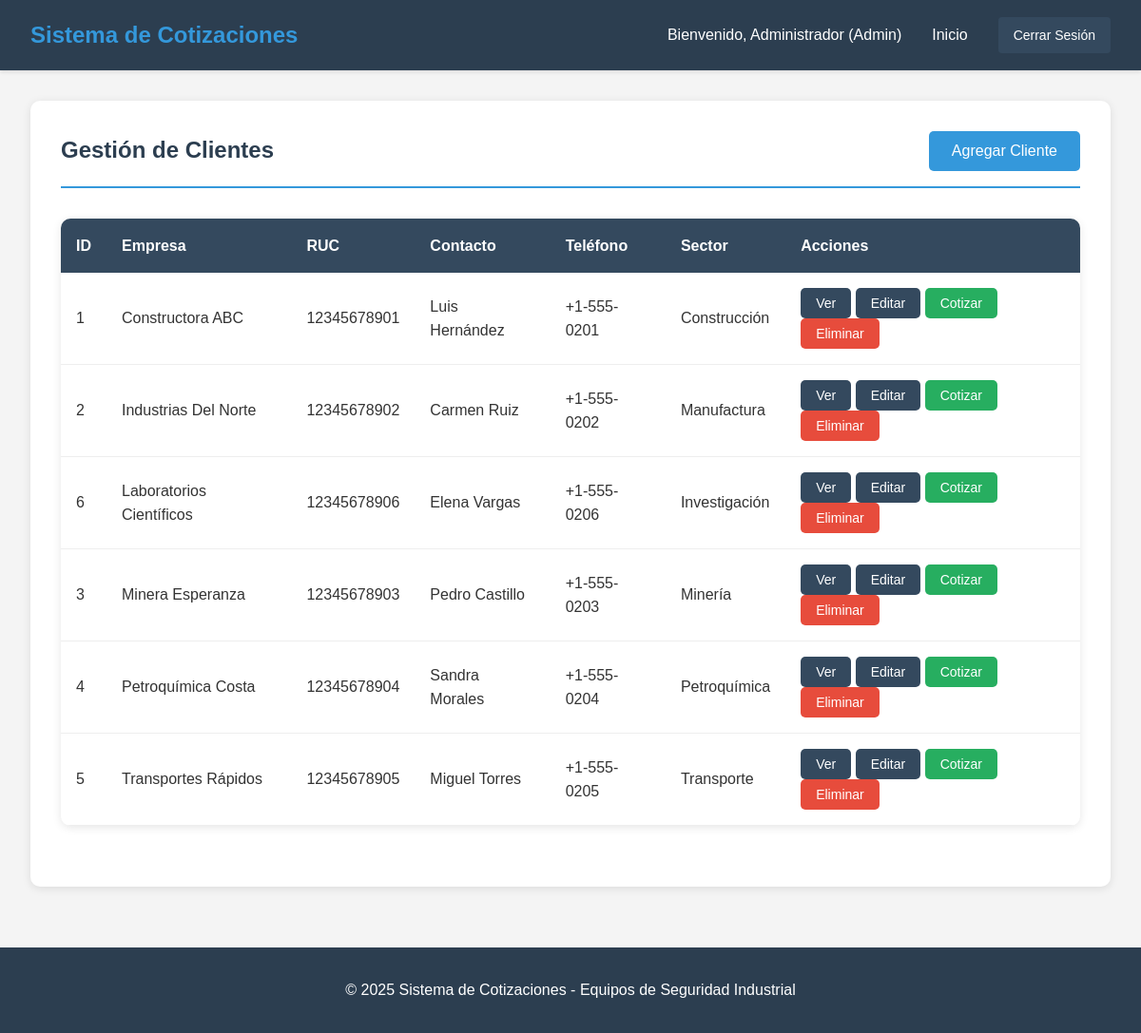
/clientes.php (signed in), run on the app's committed database.
### tables this page shows
CREATE TABLE clientes (
    id INT AUTO_INCREMENT PRIMARY KEY,
    nombre VARCHAR(200) NOT NULL,
    ruc VARCHAR(11),
    contacto VARCHAR(100),
    telefono VARCHAR(20),
    email VARCHAR(100),
    direccion TEXT,
    sector VARCHAR(100),
    activo BOOLEAN DEFAULT TRUE,
    fecha_creacion TIMESTAMP DEFAULT CURRENT_TIMESTAMP,
    fecha_actualizacion TIMESTAMP DEFAULT CURRENT_TIMESTAMP ON UPDATE CURRENT_TIMESTAMP
);

### includes/database.php (called while the page is built, shortened)
<?php
class Database {
    private static $instance = null;
    private $connection;
    private function __construct() {
        try {
            $this->connection = new PDO(
                "mysql:host=" . DB_HOST . ";dbname=" . DB_NAME . ";charset=" . DB_CHARSET,
                DB_USER,
                DB_PASS,
                [
                    PDO::ATTR_ERRMODE => PDO::ERRMODE_EXCEPTION,
                    PDO::ATTR_DEFAULT_FETCH_MODE => PDO::FETCH_ASSOC,
                    PDO::ATTR_EMULATE_PREPARES => false
                ]
            );
        } catch (PDOException $e) {
            die("Error de conexión a la base de datos: " . $e->getMessage());
        }
    }
    public static function getInstance() {
        if (self::$instance === null) {
            self::$instance = new self();
        }
        return self::$instance;
    }
    public function query($sql, $params = []) {
        try {
            $stmt = $this->connection->prepare($sql);
            $stmt->execute($params);
            return $stmt;
        } catch (PDOException $e) {
            throw new Exception("Error en consulta: " . $e->getMessage());
        }
    }
    public function fetchAll($sql, $params = []) {
        return $this->query($sql, $params)->fetchAll();
    }
}
function getDB() {
    return Database::getInstance();
}
function escape($string) {
    return htmlspecialchars($string, ENT_QUOTES, 'UTF-8');
}
?>

### clientes.php (the view, shortened to what this page needs)
<?php
require_once 'includes/database.php';
$db = getDB();
$clientes = $db->fetchAll("SELECT * FROM clientes WHERE activo = 1 ORDER BY nombre");
include 'includes/header.php';
?>
<div class="container">
    <div class="card">
        <div class="card-header">
            <h2>Gestión de Clientes</h2>
            <button class="btn btn-primary" onclick="showModal('modalAgregar')">Agregar Cliente</button>
        </div>
        <div class="table">
            <table>
                <thead>
                    <tr>
                        <th>ID</th>
                        <th>Empresa</th>
                        <th>RUC</th>
                        <th>Contacto</th>
                        <th>Teléfono</th>
                        <th>Sector</th>
                        <th>Acciones</th>
                    </tr>
                </thead>
                <tbody>
                    <?php foreach ($clientes as $cliente): ?>
                    <tr>
                        <td><?php echo escape($cliente['id']); ?></td>
                        <td><?php echo escape($cliente['nombre']); ?></td>
                        <td><?php echo escape($cliente['ruc']); ?></td>
                        <td><?php echo escape($cliente['contacto']); ?></td>
                        <td><?php echo escape($cliente['telefono']); ?></td>
                        <td><?php echo escape($cliente['sector']); ?></td>
                        <td>
                            <button class="btn btn-sm" onclick="verDetalle(<?php echo $cliente['id']; ?>)">Ver</button>
                            <button class="btn btn-sm" onclick="editarCliente(<?php echo $cliente['id']; ?>)">Editar</button>
                            <button class="btn btn-sm btn-success" onclick="crearCotizacion(<?php echo $cliente['id']; ?>)">Cotizar</button>
                            <button class="btn btn-sm btn-danger" onclick="eliminarCliente(<?php echo $cliente['id']; ?>)">Eliminar</button>
                        </td>
                    </tr>
                    <?php endforeach; ?>
                </tbody>
            </table>
        </div>
    </div>
</div>
<?php include 'includes/footer.php'; ?>

### includes/header.php (shortened to what this page needs)
<?php require_once __DIR__ . '/database.php'; ?>
<!DOCTYPE html>
<html lang="es">
<head>
    <link rel="stylesheet" href="css/style.css">
</head>
<body>
    <header>
        <nav class="navbar">
            <div class="nav-brand">
                <h1>Sistema de Cotizaciones</h1>
            </div>
            <div class="nav-links">
                <span>Bienvenido, <?php echo escape($_SESSION['usuario_nombre']); ?> (<?php echo escape($_SESSION['usuario_rol']); ?>)</span>
                <a href="index.php">Inicio</a>
                <a href="logout.php" class="btn btn-sm">Cerrar Sesión</a>
            </div>
        </nav>
    </header>
    <main>

### includes/footer.php
    </main>
    <footer>
        <div class="footer-content">
            <p>&copy; 2025 Sistema de Cotizaciones - Equipos de Seguridad Industrial</p>
        </div>
    </footer>
</body>
</html>

### css/style.css (style rules this page uses)
* { margin: 0; padding: 0; box-sizing: border-box; }
body { font-family: Arial, sans-serif; line-height: 1.6; background-color: #f4f4f4; color: #333; }
.navbar { background-color: #2c3e50; color: white; padding: 1rem 2rem; display: flex; justify-content: space-between; align-items: center; box-shadow: 0 2px 4px rgba(0,0,0,0.1); }
.nav-brand h1 { color: #3498db; }
.nav-links { display: flex; align-items: center; gap: 1rem; }
.nav-links a { color: white; text-decoration: none; padding: 0.5rem 1rem; border-radius: 4px; transition: background-color 0.3s; }
.container { max-width: 1200px; margin: 2rem auto; padding: 0 2rem; }
.btn { display: inline-block; padding: 0.75rem 1.5rem; background-color: #34495e; color: white; text-decoration: none; border-radius: 5px; border: none; cursor: pointer; transition: background-color 0.3s; font-size: 1rem; }
.btn-primary { background-color: #3498db; }
.btn-success { background-color: #27ae60; }
.btn-danger { background-color: #e74c3c; }
.btn-sm { padding: 0.5rem 1rem; font-size: 0.875rem; }
.table { width: 100%; background: white; border-radius: 10px; overflow: hidden; box-shadow: 0 2px 10px rgba(0,0,0,0.1); margin-bottom: 2rem; }
.table table { width: 100%; border-collapse: collapse; }
.table th { background-color: #34495e; color: white; padding: 1rem; text-align: left; }
.table td { padding: 1rem; border-bottom: 1px solid #eee; }
.card { background: white; border-radius: 10px; box-shadow: 0 2px 10px rgba(0,0,0,0.1); padding: 2rem; margin-bottom: 2rem; }
.card-header { border-bottom: 2px solid #3498db; padding-bottom: 1rem; margin-bottom: 2rem; }
.card-header h2 { color: #2c3e50; }
footer { background-color: #2c3e50; color: white; text-align: center; padding: 2rem; margin-top: 4rem; }

### clientes.php (style rules this page uses)
.card-header { display: flex; justify-content: space-between; align-items: center; }

### data on the page
clientes: id "1", nombre "Constructora ABC", ruc "12345678901", contacto "Luis Hernández", telefono "+1-555-0201", sector "Construcción"
clientes: id "2", nombre "Industrias Del Norte", ruc "12345678902", contacto "Carmen Ruiz", telefono "+1-555-0202", sector "Manufactura"
clientes: id "6", nombre "Laboratorios Científicos", ruc "12345678906", contacto "Elena Vargas", telefono "+1-555-0206", sector "Investigación"
clientes: id "3", nombre "Minera Esperanza", ruc "12345678903", contacto "Pedro Castillo", telefono "+1-555-0203", sector "Minería"
clientes: id "4", nombre "Petroquímica Costa", ruc "12345678904", contacto "Sandra Morales", telefono "+1-555-0204", sector "Petroquímica"
clientes: id "5", nombre "Transportes Rápidos", ruc "12345678905", contacto "Miguel Torres", telefono "+1-555-0205", sector "Transporte"

### other printed values
$_SESSION['usuario_nombre'] "Administrador"
$_SESSION['usuario_rol'] "Admin"
